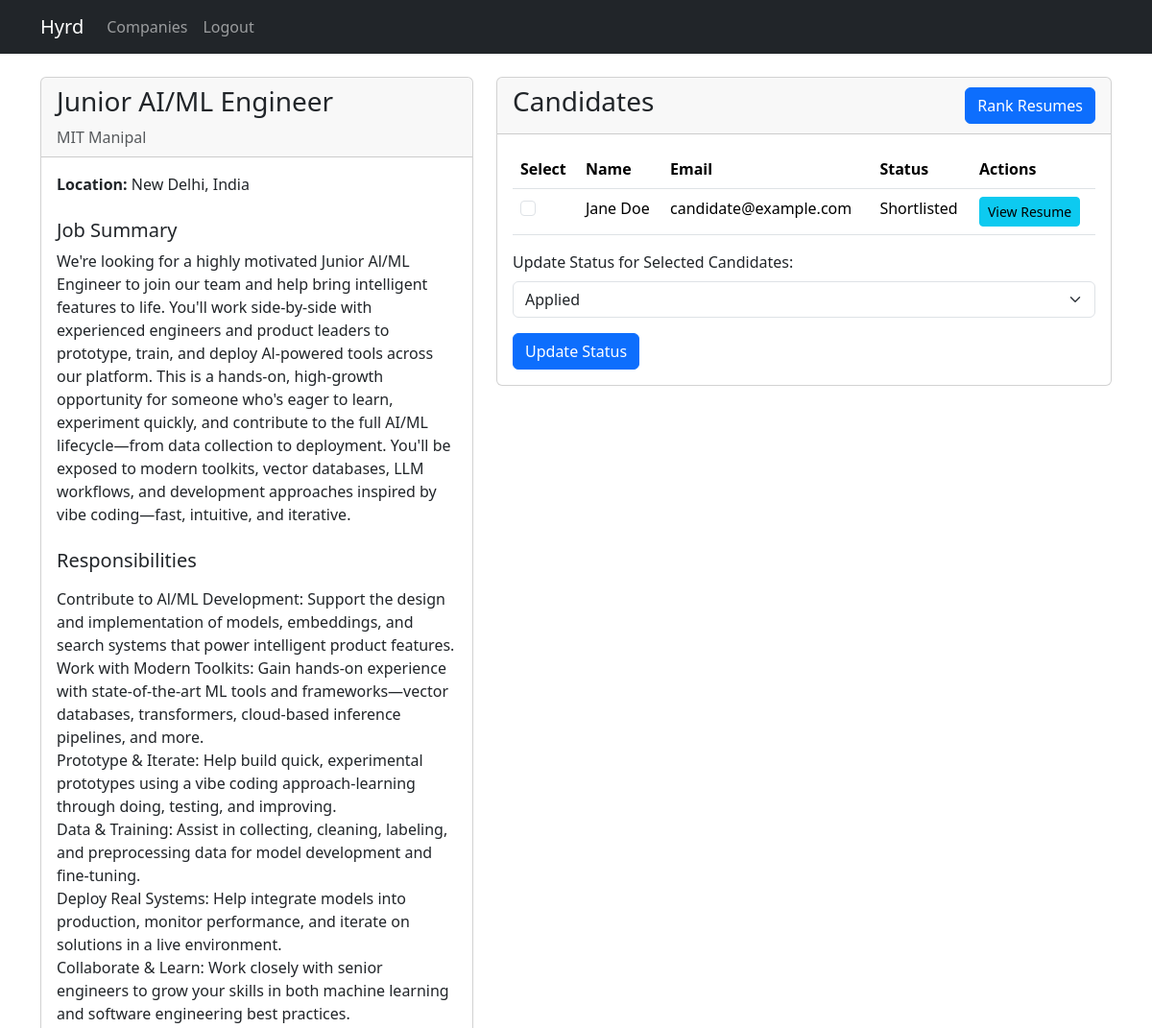
Before: /employer/jobs/1/ (signed in, upper part) with the older database file.
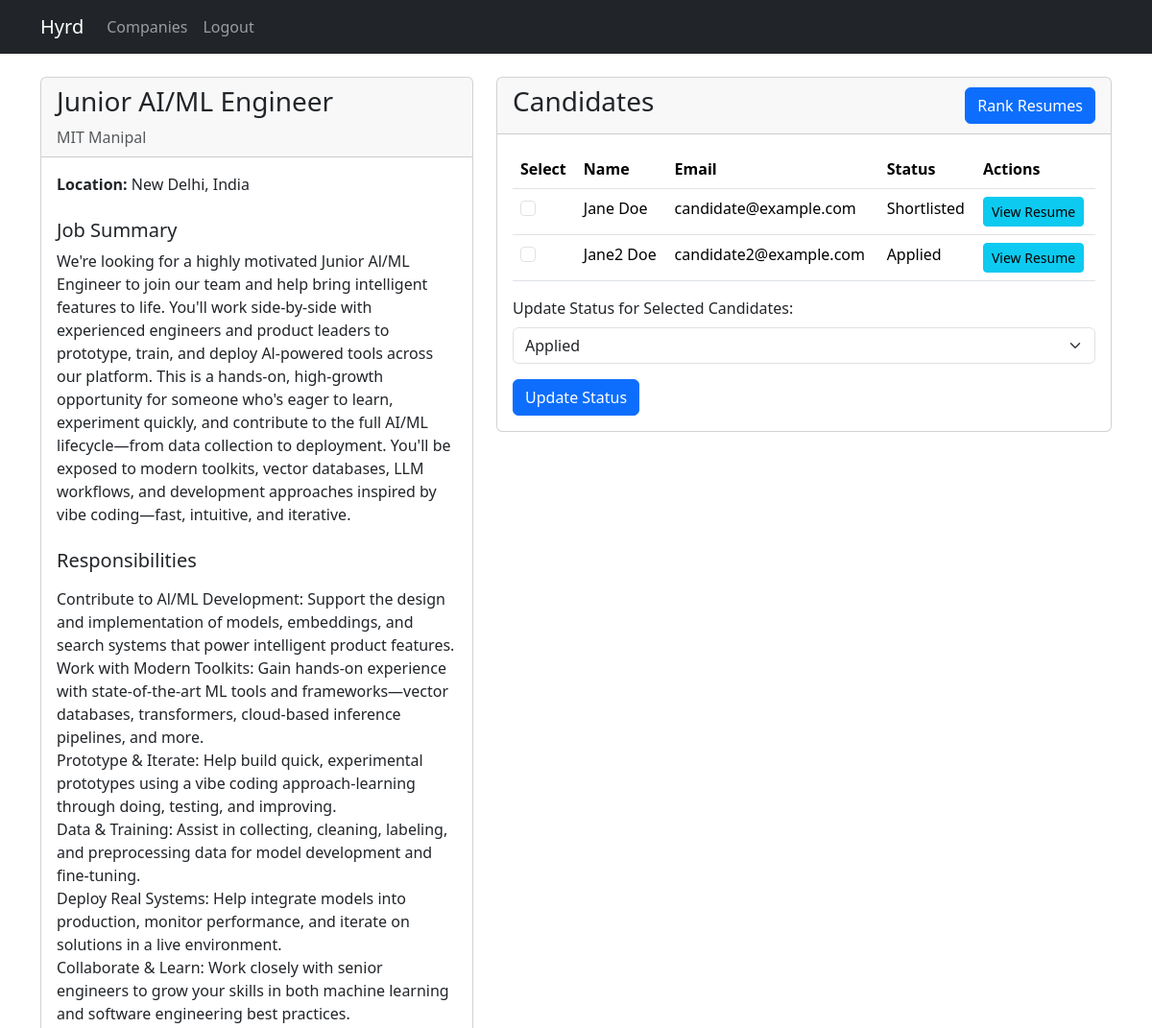
After: the same page with the newer database file.
### employer/models.py (models this page shows, shortened)
class AppliedJob(models.Model):
    job = models.ForeignKey(Job, on_delete=models.CASCADE)
    candidate = models.ForeignKey(User, on_delete=models.CASCADE)
    status = models.CharField(max_length=50, default='Applied')  # Status: Applied, Interview, Rejected, etc.

class User(models.Model):
    email = models.EmailField(unique=True)
    password = models.CharField(max_length=100)
    first_name = models.CharField(max_length=30, blank=True, null=True)
    last_name = models.CharField(max_length=30, blank=True, null=True)
    contact_number = models.CharField(max_length=20, blank=True, null=True)
    date_of_birth = models.DateField(null=True, blank=True)
    is_employer = models.BooleanField(default=False)
    candidate_id = models.CharField(max_length=50, blank=True, null=True)

### employer/views.py (the view)
# urls.py: path('jobs/<int:job_id>/', views.job_detail, name='job_detail'),
def job_detail(request, job_id):
    user_id = request.session.get('user_id')
    if not user_id:
        return redirect('employer:login')
    try:
        user = User.objects.get(id=user_id)
        if not user.is_employer:
            return redirect('employer:login')
    except User.DoesNotExist:
        return redirect('employer:login')
    job = get_object_or_404(Job, id=job_id)
    applied_candidates = AppliedJob.objects.filter(job=job).select_related('candidate')
    if request.GET.get('clear_ranking') == 'true':
        if 'ranked_candidates' in request.session:
            del request.session['ranked_candidates']
    return render(request, 'employer/job_detail.html', {
        'job': job,
        'candidates': applied_candidates,
        'user': user
    })

### templates/employer/job_detail.html (shortened to what the changed rows need)
{% extends "base.html" %}
{% block content %}
<div class="row">
    <div class="col-md-7">
        <div class="card">
            <div class="card-body">
                <form method="post" action="{% url 'employer:select_candidates' job_id=job.id %}">
                    {% if candidates %}
                    {% if request.session.ranked_candidates %}
                    <div class="alert alert-info mb-3">
                        <h5>Resume Ranking Results</h5>
                        <p>Candidates are ranked based on their match with the job requirements.</p>
                    </div>
                    <table class="table table-striped">
                        <thead>
                            <tr>
                                <th>Select</th>
                                <th>Name</th>
                                <th>Match Score</th>
                                <th>Email</th>
                                <th>Status</th>
                                <th>Actions</th>
                            </tr>
                        </thead>
                        <tbody>
                            {% for ranked_candidate in request.session.ranked_candidates %}
                                {% for application in candidates %}
                                    {% if application.candidate.first_name|add:" "|add:application.candidate.last_name == ranked_candidate.name or application.candidate.first_name == ranked_candidate.name %}
                                    <tr>
                                        <td>
                                            <input type="checkbox" name="selected_candidates" value="{{ application.candidate.id }}" class="form-check-input">
                                        </td>
                                        <td>{{ application.candidate.first_name }} {{ application.candidate.last_name }}</td>
                                        <td>
                                            <div class="progress">
                                                <div class="progress-bar bg-success" role="progressbar" style="width: {{ ranked_candidate.score }}%;"
                                                     aria-valuenow="{{ ranked_candidate.score }}" aria-valuemin="0" aria-valuemax="100">
                                                    {{ ranked_candidate.score }}%
                                                </div>
                                            </div>
                                            <small>
                                                {% if ranked_candidate.missing.skills %}
                                                <span class="text-danger">Missing skills: {{ ranked_candidate.missing.skills|join:", " }}</span><br>
                                                {% endif %}
                                                {% if ranked_candidate.missing.experience_gap > 0 %}
                                                <span class="text-danger">Experience gap: {{ ranked_candidate.missing.experience_gap }} years</span>
                                                {% endif %}
                                            </small>
                                        </td>
                                        <td>{{ application.candidate.email }}</td>
                                        <td>{{ application.status }}</td>
                                        <td>
                                            <button type="button" class="btn btn-sm btn-info" data-bs-toggle="modal" data-bs-target="#candidateModal{{ application.candidate.id }}">
                                                View Resume
                                            </button>
                                        </td>
                                    </tr>
                                    {% endif %}
                                {% endfor %}
                            {% endfor %}
                        </tbody>
                    </table>
                    {% else %}
                    <table class="table">
                        <thead>
                            <tr>
                                <th>Select</th>
                                <th>Name</th>
                                <th>Email</th>
                                <th>Status</th>
                                <th>Actions</th>
                            </tr>
                        </thead>
                        <tbody>
                            {% for application in candidates %}
                            <tr>
                                <td>
                                    <input type="checkbox" name="selected_candidates" value="{{ application.candidate.id }}" class="form-check-input">
                                </td>
                                <td>{{ application.candidate.first_name }} {{ application.candidate.last_name }}</td>
                                <td>{{ application.candidate.email }}</td>
                                <td>{{ application.status }}</td>
                                <td>
                                    <button type="button" class="btn btn-sm btn-info" data-bs-toggle="modal" data-bs-target="#candidateModal{{ application.candidate.id }}">
                                        View Resume
                                    </button>
                                </td>
                            </tr>
                            {% endfor %}
                        </tbody>
                    </table>
                    {% endif %}
                    {% else %}
                    <div class="alert alert-info">
                        No candidates have applied for this job yet.
                    </div>
                    {% endif %}
                </form>
            </div>
        </div>
    </div>
</div>
{% endblock %}

Changed rows visible on the page:
added AppliedJob: candidate.first_name "Jane2", candidate.last_name "Doe", candidate.email "candidate2@example.com", status "Applied"
